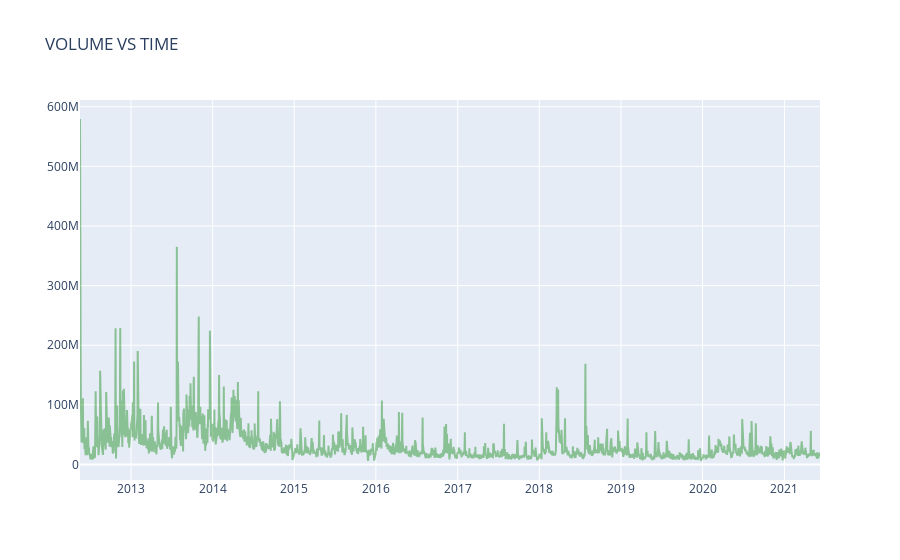

Notebook code cell kept with this figure:
### Code cell
import plotly.graph_objs as go
from plotly.offline import download_plotlyjs, init_notebook_mode, plot, iplot
init_notebook_mode(connected=True)

trace1 = go.Scatter(x=df.DATE,
                    y=df.VOLUME,
                    name = "VOLUME VS TIME",
                    line = dict(color = 'green'),
                    opacity = 0.4)

layout = dict(title='VOLUME VS TIME',)

fig = dict(data=[trace1], layout=layout)
iplot(fig)

### Figure 1 — Plotly figure (JSON) as saved in the notebook; plotly's stock layout.template omitted (floating-point values rounded to 4 significant figures; data arrays with more than 128 entries replaced by an {"elided": "..."} marker saying what was removed)
{"data": [{"line": {"color": "green"}, "name": "VOLUME VS TIME", "opacity": 0.4, "type": "scatter", "x": {"elided": "2279 str values"}, "y": {"elided": "2279 int values"}}], "layout": {"title": {"text": "VOLUME VS TIME"}}}
